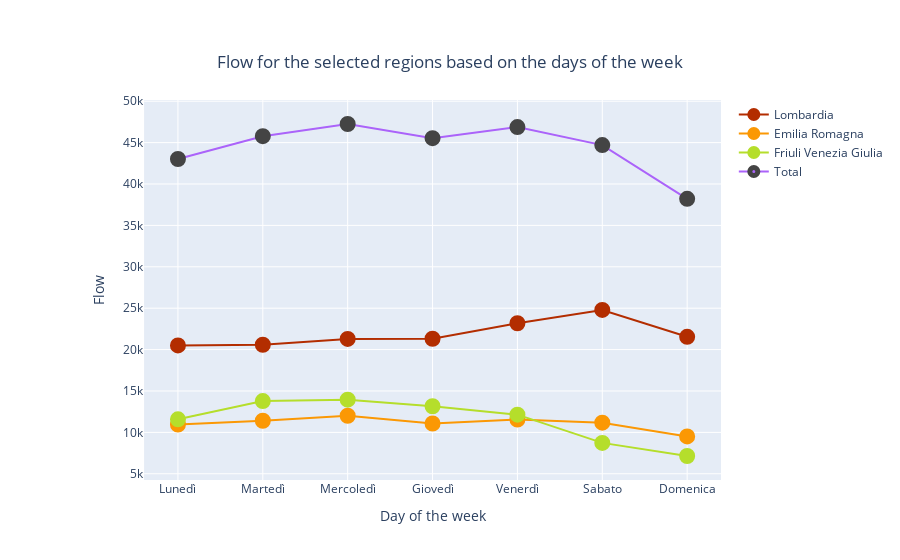
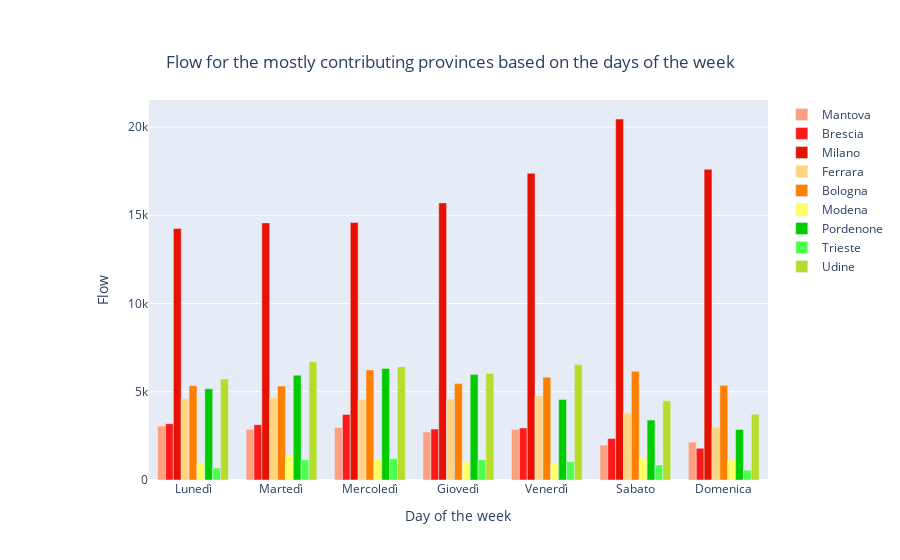

The notebook cell these images were saved under, in order:
### Markdown cell above
From the first plot of the flow for the mostly contributing provinces , we can see that the reason why Lombardia has such a high flow is connected to the province of Milan. Emilia Romagna and Friulia Venezia Giulia on the other hand have a similar flow, with Bologna and Udine, respectively, as the most contributing provinces. Let's also notice that selecting only three provinces for region implies a little higher total flux for Friuli Venezia Giulia instead of Emilia Romagna.

### Code cell
#4.2.2 STUDY OF THE FLUXES BASED ON THE DAY OF THE WEEK

#Returns a dataframe with all the info (from data_day_od) for the selected provinces for each region
def data_selected_province(data_day_od,cod_pro_selected):
    data_province_selected=data_day_od[data_day_od['COD_PRO'].isin(cod_pro_selected)] 
    return data_province_selected

#Define a dictionary with a dataframe for the different regions, containg all the info of the selected provinces 
d_selected_province = {} 
for i in range(len(reg)):
    d_selected_province[reg[i]] = pd.DataFrame(data_selected_province(data_day_od,flow_pro[reg[i]]['COD_PRO'].values[:]))
    
#Sum of the fluxes based on the day of the week and the province
def flow_days(data_province_selected, cod_pro_selected):
    flow_days=data_province_selected.groupby(['DOW', 'COD_PRO']).FLOW.sum().reset_index()
    return flow_days

#Dictrionary with a dataframe for each region, with days information
d_flow_days = {} 
for i in range(len(reg)):
    d_flow_days[reg[i]] = pd.DataFrame(flow_days(d_selected_province[reg[i]],flow_pro[reg[i]]['COD_PRO']))

#Printing the dataframe associating the name to each province code
for i in range(len(reg)):
    name_list=[]
    for cod in d_flow_days[reg[i]]['COD_PRO'].values[:]:
        if cod in d[reg[i]]['COD_PRO'].values[:]:
            where=np.argwhere(d[reg[i]]['COD_PRO'].values[:]==cod)
            idx=where[0][0] #torna poco questo 00
            name=d[reg[i]]['PROVINCIA'].values[idx:idx+1][0]
            name_list.append(name)  
    d_flow_days[reg[i]].insert(1, "NAME", name_list)

print("\n")

#Analysis based on the days
days = ['Lunedì', 'Martedì', 'Mercoledì', 'Giovedì', 'Venerdì', 'Sabato', 'Domenica']

#Function to order the dataset based on the days of the week 
def days_order(dataset,days):
    dataset['DOW']=pd.Categorical(dataset['DOW'], categories=days, ordered=True)
    dataset_days=dataset.sort_values(['DOW'], ignore_index=True)
    return dataset_days

#Function to sort the data by provinces
def sort(dataset):
    dataset=dataset.sort_values(['COD_PRO', 'NAME'],ascending=False, ignore_index=True)
    return dataset

#Dictionary with a dataframe for each region
#Different dataframes based on different type of data organization
flow_each_pro={}

for i in range(len(reg)):
    list_k=[0]
    flow_each_pro[reg[i]]=sort(d_flow_days[reg[i]])
    for k in range(1,len(flow_each_pro[reg[i]]['COD_PRO'])):
        if flow_each_pro[reg[i]]['COD_PRO'][k]!=flow_each_pro[reg[i]]['COD_PRO'][k-1]:
            list_k.append(k)
    list_k.append(len(flow_each_pro[reg[i]]['COD_PRO']))
    for d in range(len(list_k)-1): 
            flow_each_pro[reg[i],d]= pd.DataFrame(days_order(flow_each_pro[reg[i]][list_k[d]:list_k[d+1]],days))
    flow_each_pro[reg[i]]=pd.DataFrame(days_order(d_flow_days[reg[i]],days))
    
    
#Funtion to sum the fluxes of a day for each region 
def flux_sum_day(flow_each_pro):
    flux_sum_pd=flow_each_pro.groupby(['DOW'])['FLOW'].sum().reset_index()
    return flux_sum_pd

#Dictionary with dataframes for each region with the sum of fluxes based on the day of the week
flux_sum_perday={}
for i in range(len(reg)):
        flux_sum_perday[reg[i]]=flux_sum_day(flow_each_pro[reg[i]])
        

#Display the results
color_dict = ['#b32d00', '#fb9804' ,'#b5de2b', 'yellow']
table_color =  [[0, '#004d00'],[.5, '#ffffff'],[1, '#ffffff']]   


#Results for the single regions based on the days of the week
#Plot

concat_tot=pd.concat(flux_sum_perday.values(), axis=0)
color_t=['#e61100','#ff1a1a' ]


fig_regdf = go.Figure()
for i in range(len(reg)):  
        fig_regdf = fig_regdf.add_trace(go.Scatter(x = flux_sum_perday[reg[i]]["DOW"], y = flux_sum_perday[reg[i]]["FLOW"],name =reg[i], marker=dict(color=color_dict[i],size=8,line=dict(color=color_dict[i],width=8))))
        fig_regdf.update_layout(title={'text': "Flow for the selected regions based on the days of the week",'y':0.9,'x':0.5,'xanchor': 'center','yanchor': 'top'},xaxis = {'domain': [0.1, 1.], 'title':'Day of the week'}, yaxis = {'domain': [0, 1], 'anchor': 'x2', 'title': 'Flow'})
fig_regdf.add_trace(go.Scatter(x = flux_sum_perday[reg[0]]["DOW"], y = concat_tot.groupby(by='DOW').FLOW.sum(),name ='Total', marker=dict(size=8,line=dict(width=8))))
fig_regdf.show()


##Print dataset if needed
#for i in range(len(reg)):  
#    fig_tab_regdf = ff.create_table(flux_sum_perday[reg[i]],colorscale=table_color)
#    fig_tab_regdf.update_layout(title={'text': str(reg[i]),'xanchor': 'left','yanchor': 'top'}, xaxis1 = {'domain': [0.3, .8]}, yaxis1 = {'domain': [0., 1]})
#    fig_tab_regdf.show()
#    print("\n\n")
    
    
#Results for each province based on the days of the week
#Plot
fig_prodf = go.Figure()
color_dict = [ ['#e61100','#ff1a1a','#ff9f80'], ['#ffff66','#ff8000', '#ffd480'], [ '#b5de2b','#4dff4d','#00cc00' ]]

for i in range(len(reg)):  
    for k in range(len(flow_pro[reg[i]]['COD_PRO'])):
        fig_prodf = fig_prodf.add_trace(go.Bar(x = flow_each_pro[reg[i],k]["DOW"], y = flow_each_pro[reg[i],k]["FLOW"], name = flow_each_pro[reg[i],k].iloc[0,1], marker_color=color_dict[i][2-k]))
        fig_prodf.update_layout(title={'text': "Flow for the mostly contributing provinces based on the days of the week",'y':0.9,'x':0.5,'xanchor': 'center','yanchor': 'top'},xaxis = {'domain': [0.1, 1.], 'title':'Day of the week'}, yaxis = {'domain': [0, 1], 'anchor': 'x2', 'title': 'Flow'})
fig_prodf.show()


##Print dataset if needed    
#for i in range(len(reg)):  
#    fig_tab_prodf = ff.create_table(flow_each_pro[reg[i]],colorscale=table_color, name=reg[i])
#    fig_tab_prodf.update_layout(title={'text': str(reg[i]),'xanchor': 'left','yanchor': 'top'}, xaxis1 = {'domain': [0.3, .8]}, yaxis1 = {'domain': [0., 1]})
#    fig_tab_prodf.show()
#    print("\n\n")

### Figure 1 — Plotly figure (JSON) as saved in the notebook; plotly's stock layout.template omitted (floating-point values rounded to 4 significant figures)
{"data": [{"marker": {"color": "#b32d00", "line": {"color": "#b32d00", "width": 8}, "size": 8}, "name": "Lombardia", "type": "scatter", "x": ["Lunedì", "Martedì", "Mercoledì", "Giovedì", "Venerdì", "Sabato", "Domenica"], "y": [20502, 20584, 21286, 21306, 23184, 24788, 21543]}, {"marker": {"color": "#fb9804", "line": {"color": "#fb9804", "width": 8}, "size": 8}, "name": "Emilia Romagna", "type": "scatter", "x": ["Lunedì", "Martedì", "Mercoledì", "Giovedì", "Venerdì", "Sabato", "Domenica"], "y": [10945, 11405, 12007, 11070, 11545, 11176, 9516]}, {"marker": {"color": "#b5de2b", "line": {"color": "#b5de2b", "width": 8}, "size": 8}, "name": "Friuli Venezia Giulia", "type": "scatter", "x": ["Lunedì", "Martedì", "Mercoledì", "Giovedì", "Venerdì", "Sabato", "Domenica"], "y": [11574, 13786, 13954, 13159, 12145, 8732, 7148]}, {"marker": {"line": {"width": 8}, "size": 8}, "name": "Total", "type": "scatter", "x": ["Lunedì", "Martedì", "Mercoledì", "Giovedì", "Venerdì", "Sabato", "Domenica"], "y": [43021, 45775, 47247, 45535, 46874, 44696, 38207]}], "layout": {"title": {"text": "Flow for the selected regions based on the days of the week", "x": 0.5, "xanchor": "center", "y": 0.9, "yanchor": "top"}, "xaxis": {"domain": [0.1, 1], "title": {"text": "Day of the week"}}, "yaxis": {"anchor": "x2", "domain": [0, 1], "title": {"text": "Flow"}}}}

### Figure 2 — Plotly figure (JSON) as saved in the notebook; plotly's stock layout.template omitted (floating-point values rounded to 4 significant figures)
{"data": [{"marker": {"color": "#ff9f80"}, "name": "Mantova", "type": "bar", "x": ["Lunedì", "Martedì", "Mercoledì", "Giovedì", "Venerdì", "Sabato", "Domenica"], "y": [3058, 2880, 2977, 2714, 2858, 1977, 2147]}, {"marker": {"color": "#ff1a1a"}, "name": "Brescia", "type": "bar", "x": ["Lunedì", "Martedì", "Mercoledì", "Giovedì", "Venerdì", "Sabato", "Domenica"], "y": [3192, 3135, 3717, 2890, 2948, 2356, 1794]}, {"marker": {"color": "#e61100"}, "name": "Milano", "type": "bar", "x": ["Lunedì", "Martedì", "Mercoledì", "Giovedì", "Venerdì", "Sabato", "Domenica"], "y": [14252, 14569, 14592, 15702, 17378, 20455, 17602]}, {"marker": {"color": "#ffd480"}, "name": "Ferrara", "type": "bar", "x": ["Lunedì", "Martedì", "Mercoledì", "Giovedì", "Venerdì", "Sabato", "Domenica"], "y": [4608, 4678, 4568, 4595, 4766, 3786, 2996]}, {"marker": {"color": "#ff8000"}, "name": "Bologna", "type": "bar", "x": ["Lunedì", "Martedì", "Mercoledì", "Giovedì", "Venerdì", "Sabato", "Domenica"], "y": [5345, 5322, 6235, 5461, 5829, 6162, 5365]}, {"marker": {"color": "#ffff66"}, "name": "Modena", "type": "bar", "x": ["Lunedì", "Martedì", "Mercoledì", "Giovedì", "Venerdì", "Sabato", "Domenica"], "y": [992, 1405, 1204, 1014, 950, 1228, 1155]}, {"marker": {"color": "#00cc00"}, "name": "Pordenone", "type": "bar", "x": ["Lunedì", "Martedì", "Mercoledì", "Giovedì", "Venerdì", "Sabato", "Domenica"], "y": [5174, 5940, 6324, 5984, 4563, 3394, 2866]}, {"marker": {"color": "#4dff4d"}, "name": "Trieste", "type": "bar", "x": ["Lunedì", "Martedì", "Mercoledì", "Giovedì", "Venerdì", "Sabato", "Domenica"], "y": [678, 1143, 1209, 1145, 1040, 846, 559]}, {"marker": {"color": "#b5de2b"}, "name": "Udine", "type": "bar", "x": ["Lunedì", "Martedì", "Mercoledì", "Giovedì", "Venerdì", "Sabato", "Domenica"], "y": [5722, 6703, 6421, 6030, 6542, 4492, 3723]}], "layout": {"title": {"text": "Flow for the mostly contributing provinces based on the days of the week", "x": 0.5, "xanchor": "center", "y": 0.9, "yanchor": "top"}, "xaxis": {"domain": [0.1, 1], "title": {"text": "Day of the week"}}, "yaxis": {"anchor": "x2", "domain": [0, 1], "title": {"text": "Flow"}}}}
